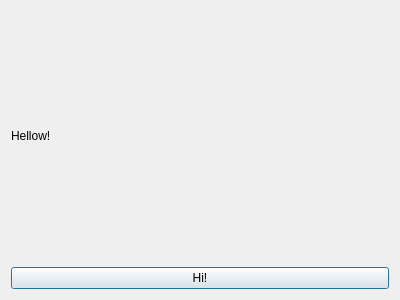
<?xml version="1.0" encoding="UTF-8"?>
<ui version="4.0">
 <class>Dialog</class>
 <widget class="QDialog" name="Dialog">
  <property name="geometry">
   <rect>
    <x>0</x>
    <y>0</y>
    <width>400</width>
    <height>300</height>
   </rect>
  </property>
  <property name="windowTitle">
   <string>Dialog</string>
  </property>
  <layout class="QVBoxLayout" name="verticalLayout">
   <item>
    <widget class="QLabel" name="label">
     <property name="text">
      <string>Hellow!</string>
     </property>
    </widget>
   </item>
   <item>
    <widget class="QPushButton" name="pushButton">
     <property name="text">
      <string>Hi!</string>
     </property>
    </widget>
   </item>
  </layout>
 </widget>
 <resources/>
 <connections/>
</ui>
